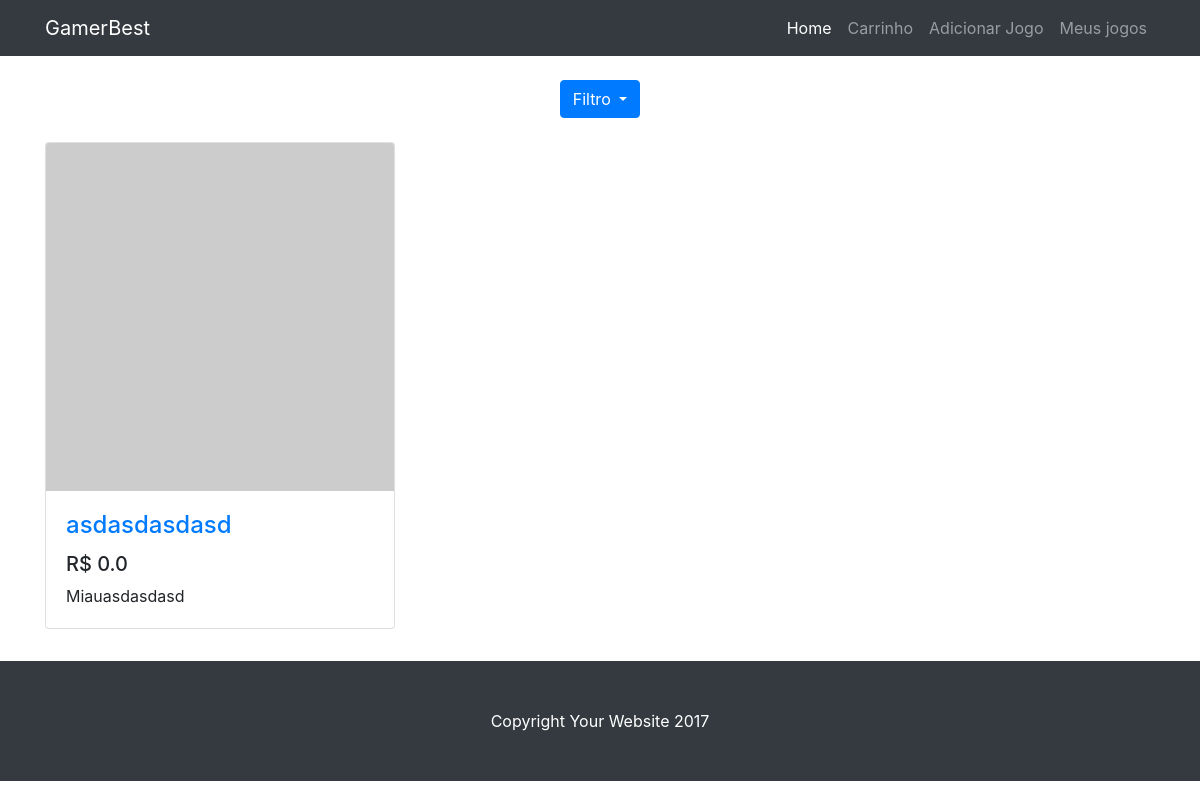
/, run on an earlier commit of the app's database.
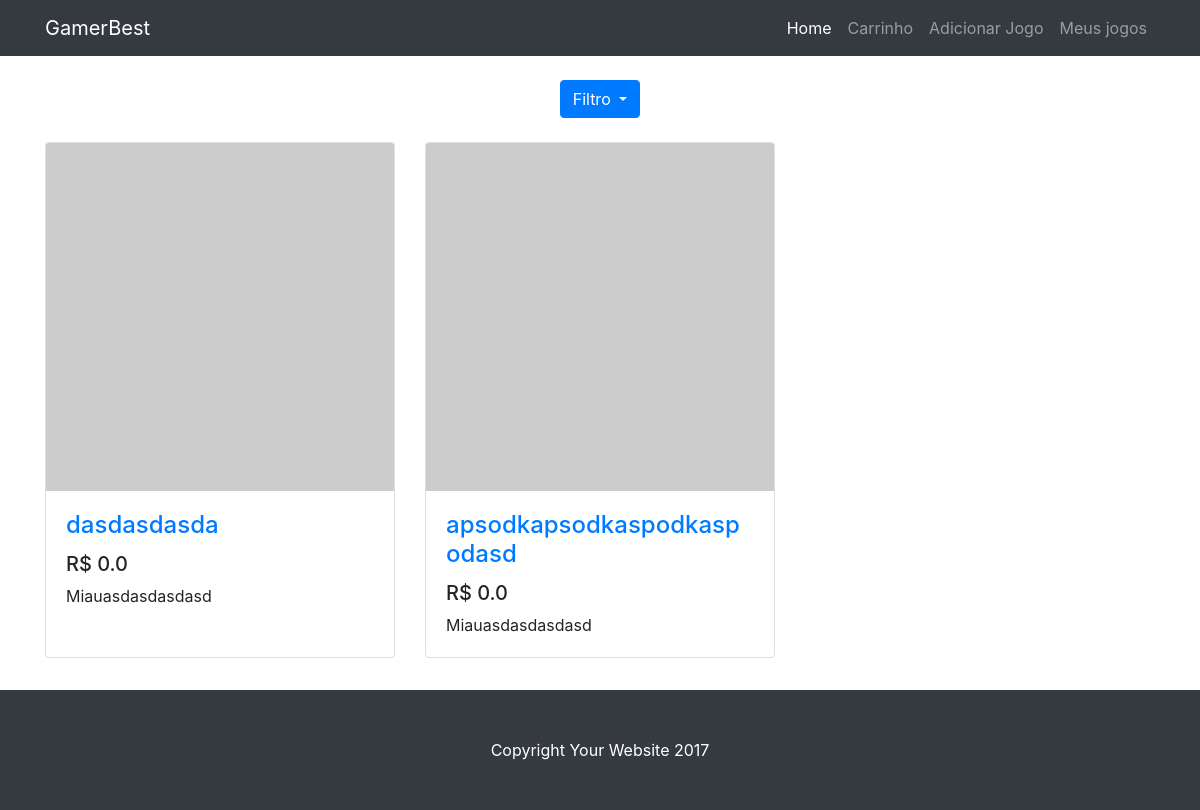
And on a later commit of the database.
### games/models.py (models this page shows)
class Jogo(models.Model):
    nome = models.CharField(max_length=100)
    preco = models.FloatField(default=0)
    descricao = models.TextField(default="Miau")
    quant_estoque = models.IntegerField(default=0)
    desenvolvedora = models.ForeignKey(Desenvolvedora, on_delete=models.CASCADE, related_name='jogos')
    publicadora = models.ForeignKey(Publicadora, on_delete=models.CASCADE, related_name='jogos')

### games/views.py (the view)
# urls.py: 2. Add a URL to urlpatterns:  path('', views.home, name='home')
def home(request):
    jogos = Jogo.objects.all()
    return render(request, 'home.html', {'jogos': jogos})

### games/templates/home.html (shortened to what this page needs)
{% extends "base.html" %}
{% block body %}
<div class="dropdown mb-4 d-flex w-100 justify-content-center">
    <button type="button" class="btn btn-primary dropdown-toggle" data-toggle="dropdown">
        Filtro
    </button>
</div>
<div class="col-lg-12">
    <div class="row">
        {% for jogo in jogos %}
        <div class="col-lg-4 col-md-6 mb-3">
            <div class="card h-100">
                <a href="#"><img class="card-img-top" src="http://placehold.it//350x350" alt=""></a>
                <div class="card-body">
                <h4 class="card-title">
                    <a href="{% url 'jogo' jogo.id %}">{{jogo.nome}}</a>
                </h4>
                <h5>R$ {{jogo.preco}}</h5>
                <p class="card-text">{{jogo.descricao}}</p>
                </div>
            </div>
        </div>
        {% endfor %}
    </div>
</div>
{% endblock %}

### games/templates/base.html (shortened to what this page needs)
{% load staticfiles %}
<!DOCTYPE html>
<html lang="en">
<head>
    <link rel="stylesheet" href="{% static 'vendor/bootstrap/bootstrap.css' %}">
</head>
<body>
    <nav class="navbar navbar-expand-lg navbar-dark bg-dark mb-4">
        <div class="container">
            <a class="navbar-brand" href="{% url 'home' %}">GamerBest</a>
            <div class="collapse navbar-collapse" id="navbarResponsive">
            <ul class="navbar-nav ml-auto">
                <li class="nav-item active">
                    <a class="nav-link" href="{% url 'home' %}">Home</a>
                </li>
                <li class="nav-item">
                    <a class="nav-link" href="{% url 'carrinho' %}">Carrinho</a>
                </li>
                <li class="nav-item">
                    <a class="nav-link" href="{% url 'add_jogo' %}">Adicionar Jogo</a>
                </li>
                <li class="nav-item">
                    <a class="nav-link" href="{% url 'meus_jogos' %}">Meus jogos</a>
                </li>
            </ul>
            </div>
        </div>
    </nav>
    <div class="container">
        <div class="row mb-3">
            {% block body %}
            {% endblock %}
        </div>
    </div>
    <footer class="py-5 bg-dark">
        <div class="container">
            <p class="m-0 text-center text-white">Copyright Your Website 2017</p>
        </div>
    </footer>
</body>
</html>

What changed in the data, as far as the page shows it:
removed Jogo: nome "asdasdasdasd", preco "0.0", descricao "Miauasdasdasd"
added Jogo: nome "dasdasdasda", preco "0.0", descricao "Miauasdasdasdasd"
added Jogo: nome "apsodkapsodkaspodkaspodasd", preco "0.0", descricao "Miauasdasdasdasd"
